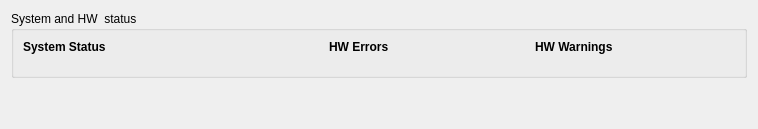
          <widget class="QFrame" name="verticalFrame">
           <layout class="QVBoxLayout" name="verticalLayout_3">
            <item>
             <widget class="QGroupBox" name="horizontalGroupBox_2">
              <property name="title">
               <string>System and HW  status</string>
              </property>
              <layout class="QHBoxLayout" name="horizontalLayout_15">
               <item>
                <layout class="QGridLayout" name="gridLayout_2">
                 <item row="0" column="2">
                  <widget class="QLabel" name="label_24">
                   <property name="font">
                    <font>
                     <weight>75</weight>
                     <bold>true</bold>
                    </font>
                   </property>
                   <property name="text">
                    <string>HW Errors</string>
                   </property>
                  </widget>
                 </item>
                 <item row="1" column="2">
                  <widget class="PyDMByteIndicator" name="PyDMByteIndicator_6">
                   <property name="minimumSize">
                    <size>
                     <width>200</width>
                     <height>0</height>
                    </size>
                   </property>
                   <property name="maximumSize">
                    <size>
                     <width>200</width>
                     <height>16777215</height>
                    </size>
                   </property>
                   <property name="toolTip">
                    <string/>
                   </property>
                   <property name="channel" stdset="0">
                    <string>ca://${DEV}:HW_ERR_LOW</string>
                   </property>
                   <property name="offColor" stdset="0">
                    <color>
                     <red>255</red>
                     <green>255</green>
                     <blue>255</blue>
                    </color>
                   </property>
                   <property name="numBits" stdset="0">
                    <number>16</number>
                   </property>
                   <property name="labels" stdset="0">
                    <stringlist>
                     <string>Reserved</string>
                     <string>Reserved</string>
                     <string>Reserved</string>
                     <string>Reserved</string>
                     <string>Reserved</string>
                     <string>Reserved</string>
                     <string>Reserved</string>
                     <string>Reserved</string>
                     <string>Reserved</string>
                     <string>Reserved</string>
                     <string>Reserved</string>
                     <string>DEC Control Excursion</string>
                     <string>Cathode/EE Potential</string>
                     <string>Focus Potential</string>
                     <string>FIlament Current</string>
                     <string>Filament Potential</string>
                    </stringlist>
                   </property>
                  </widget>
                 </item>
                 <item row="0" column="3">
                  <widget class="QLabel" name="label_25">
                   <property name="font">
                    <font>
                     <weight>75</weight>
                     <bold>true</bold>
                    </font>
                   </property>
                   <property name="text">
                    <string>HW Warnings</string>
                   </property>
                  </widget>
                 </item>
                 <item row="1" column="3">
                  <widget class="PyDMByteIndicator" name="PyDMByteIndicator_8">
                   <property name="minimumSize">
                    <size>
                     <width>200</width>
                     <height>0</height>
                    </size>
                   </property>
                   <property name="maximumSize">
                    <size>
                     <width>200</width>
                     <height>16777215</height>
                    </size>
                   </property>
                   <property name="toolTip">
                    <string/>
                   </property>
                   <property name="channel" stdset="0">
                    <string>ca://${DEV}:HW_WARN_LOW</string>
                   </property>
                   <property name="onColor" stdset="0">
                    <color>
                     <red>255</red>
                     <green>255</green>
                     <blue>0</blue>
                    </color>
                   </property>
                   <property name="offColor" stdset="0">
                    <color>
                     <red>255</red>
                     <green>255</green>
                     <blue>255</blue>
                    </color>
                   </property>
                   <property name="numBits" stdset="0">
                    <number>16</number>
                   </property>
                   <property name="labels" stdset="0">
                    <stringlist>
                     <string>Reserved</string>
                     <string>Reserved</string>
                     <string>Reserved</string>
                     <string>Reserved</string>
                     <string>Reserved</string>
                     <string>Reserved</string>
                     <string>Reserved</string>
                     <string>Reserved</string>
                     <string>Reserved</string>
                     <string>Reserved</string>
                     <string>Reserved</string>
                     <string>DEC Control Excursion</string>
                     <string>Cathode/EE Potential</string>
                     <string>Focus Potential</string>
                     <string>FIlament Current</string>
                     <string>Filament Potential</string>
                    </stringlist>
                   </property>
                  </widget>
                 </item>
                 <item row="2" column="3">
                  <widget class="PyDMByteIndicator" name="PyDMByteIndicator_9">
                   <property name="minimumSize">
                    <size>
                     <width>197</width>
                     <height>0</height>
                    </size>
                   </property>
                   <property name="maximumSize">
                    <size>
                     <width>197</width>
                     <height>16777215</height>
                    </size>
                   </property>
                   <property name="toolTip">
                    <string/>
                   </property>
                   <property name="channel" stdset="0">
                    <string>ca://${DEV}:HW_WARN_HIGH</string>
                   </property>
                   <property name="onColor" stdset="0">
                    <color>
                     <red>255</red>
                     <green>255</green>
                     <blue>0</blue>
                    </color>
                   </property>
                   <property name="offColor" stdset="0">
                    <color>
                     <red>255</red>
                     <green>255</green>
                     <blue>255</blue>
                    </color>
                   </property>
                   <property name="numBits" stdset="0">
                    <number>16</number>
                   </property>
                   <property name="labels" stdset="0">
                    <stringlist>
                     <string>Peakfind</string>
                     <string>DEC communications</string>
                     <string>DSP communications</string>
                     <string>DDS</string>
                     <string>Detector</string>
                     <string>Ion Source</string>
                     <string>Mass Filter</string>
                     <string>Database</string>
                     <string>Electrometer</string>
                     <string>Elect. box temp.</string>
                     <string>Internal Power Supply</string>
                     <string>Total Pressure</string>
                     <string>RF board</string>
                     <string>Anode</string>
                     <string>Electron Multiplier</string>
                     <string>Emission</string>
                    </stringlist>
                   </property>
                  </widget>
                 </item>
                 <item row="2" column="0">
                  <widget class="PyDMByteIndicator" name="PyDMByteIndicator_5">
                   <property name="minimumSize">
                    <size>
                     <width>300</width>
                     <height>0</height>
                    </size>
                   </property>
                   <property name="maximumSize">
                    <size>
                     <width>300</width>
                     <height>16777215</height>
                    </size>
                   </property>
                   <property name="toolTip">
                    <string/>
                   </property>
                   <property name="channel" stdset="0">
                    <string>ca://${DEV}:SYST_STAT_HIGH</string>
                   </property>
                   <property name="offColor" stdset="0">
                    <color>
                     <red>255</red>
                     <green>255</green>
                     <blue>255</blue>
                    </color>
                   </property>
                   <property name="numBits" stdset="0">
                    <number>16</number>
                   </property>
                   <property name="labels" stdset="0">
                    <stringlist>
                     <string>Status Relay OFF/ON</string>
                     <string>Reserved</string>
                     <string>Reserved</string>
                     <string>Reserved</string>
                     <string>Global ion energy in use</string>
                     <string>Reserved</string>
                     <string>EM request pending</string>
                     <string>EM OFF/ON</string>
                     <string>Rod polarity NORMAL/REVERSED</string>
                     <string>RF Generator OFF/ON</string>
                     <string>Selected filament 1/2</string>
                     <string>EMI interlock active</string>
                     <string>EMI reg. request pending</string>
                     <string>EMI reg. degas mode OFF/ON</string>
                     <string>EMI reg. const. power mode OFF/ON</string>
                     <string>EMI reg. regulated curr. mode OFF/ON</string>
                    </stringlist>
                   </property>
                  </widget>
                 </item>
                 <item row="1" column="0">
                  <widget class="PyDMByteIndicator" name="PyDMByteIndicator_4">
                   <property name="minimumSize">
                    <size>
                     <width>300</width>
                     <height>0</height>
                    </size>
                   </property>
                   <property name="maximumSize">
                    <size>
                     <width>300</width>
                     <height>16777215</height>
                    </size>
                   </property>
                   <property name="toolTip">
                    <string/>
                   </property>
                   <property name="channel" stdset="0">
                    <string>ca://${DEV}:SYST_STAT_LOW</string>
                   </property>
                   <property name="offColor" stdset="0">
                    <color>
                     <red>255</red>
                     <green>255</green>
                     <blue>255</blue>
                    </color>
                   </property>
                   <property name="numBits" stdset="0">
                    <number>16</number>
                   </property>
                   <property name="labels" stdset="0">
                    <stringlist>
                     <string>Reset occured since last query</string>
                     <string>Versiscan Active</string>
                     <string>RF gen. always re-resonate</string>
                     <string>RF board temp. compensate setpoints</string>
                     <string>Ion source normalization</string>
                     <string>EM equivalent ion current</string>
                     <string>RF board and offset compensation</string>
                     <string>RF freq. change compensation</string>
                     <string>RF gen. high power re-resonate</string>
                     <string>Baseline correction</string>
                     <string>Baseline single meas. scheduled</string>
                     <string>Baseline continuous meas. scheduled</string>
                     <string>Peak position correction</string>
                     <string>Peak position meas. scheduled</string>
                     <string>Total press. based partial lin.</string>
                     <string>Reserved</string>
                    </stringlist>
                   </property>
                  </widget>
                 </item>
                 <item row="0" column="0">
                  <widget class="QLabel" name="label_23">
                   <property name="font">
                    <font>
                     <weight>75</weight>
                     <bold>true</bold>
                    </font>
                   </property>
                   <property name="text">
                    <string>System Status</string>
                   </property>
                  </widget>
                 </item>
                 <item row="2" column="2">
                  <widget class="PyDMByteIndicator" name="PyDMByteIndicator_7">
                   <property name="minimumSize">
                    <size>
                     <width>197</width>
                     <height>0</height>
                    </size>
                   </property>
                   <property name="maximumSize">
                    <size>
                     <width>197</width>
                     <height>16777215</height>
                    </size>
                   </property>
                   <property name="toolTip">
                    <string/>
                   </property>
                   <property name="channel" stdset="0">
                    <string>ca://${DEV}:HW_ERR_HIGH</string>
                   </property>
                   <property name="offColor" stdset="0">
                    <color>
                     <red>255</red>
                     <green>255</green>
                     <blue>255</blue>
                    </color>
                   </property>
                   <property name="numBits" stdset="0">
                    <number>16</number>
                   </property>
                   <property name="labels" stdset="0">
                    <stringlist>
                     <string>Peakfind</string>
                     <string>DEC communications</string>
                     <string>DSP communications</string>
                     <string>DDS</string>
                     <string>Detector</string>
                     <string>Ion Source</string>
                     <string>Mass Filter</string>
                     <string>Database</string>
                     <string>Electrometer</string>
                     <string>Elect. box temp.</string>
                     <string>Internal Power Supply</string>
                     <string>Total Pressure</string>
                     <string>RF board</string>
                     <string>Anode</string>
                     <string>Electron Multiplier</string>
                     <string>Emission</string>
                    </stringlist>
                   </property>
                  </widget>
                 </item>
                </layout>
               </item>
              </layout>
             </widget>
            </item>
            <item>
             <spacer name="verticalSpacer">
              <property name="orientation">
               <enum>Qt::Vertical</enum>
              </property>
              <property name="sizeHint" stdset="0">
               <size>
                <width>20</width>
                <height>40</height>
               </size>
              </property>
             </spacer>
            </item>
           </layout>
          </widget>
